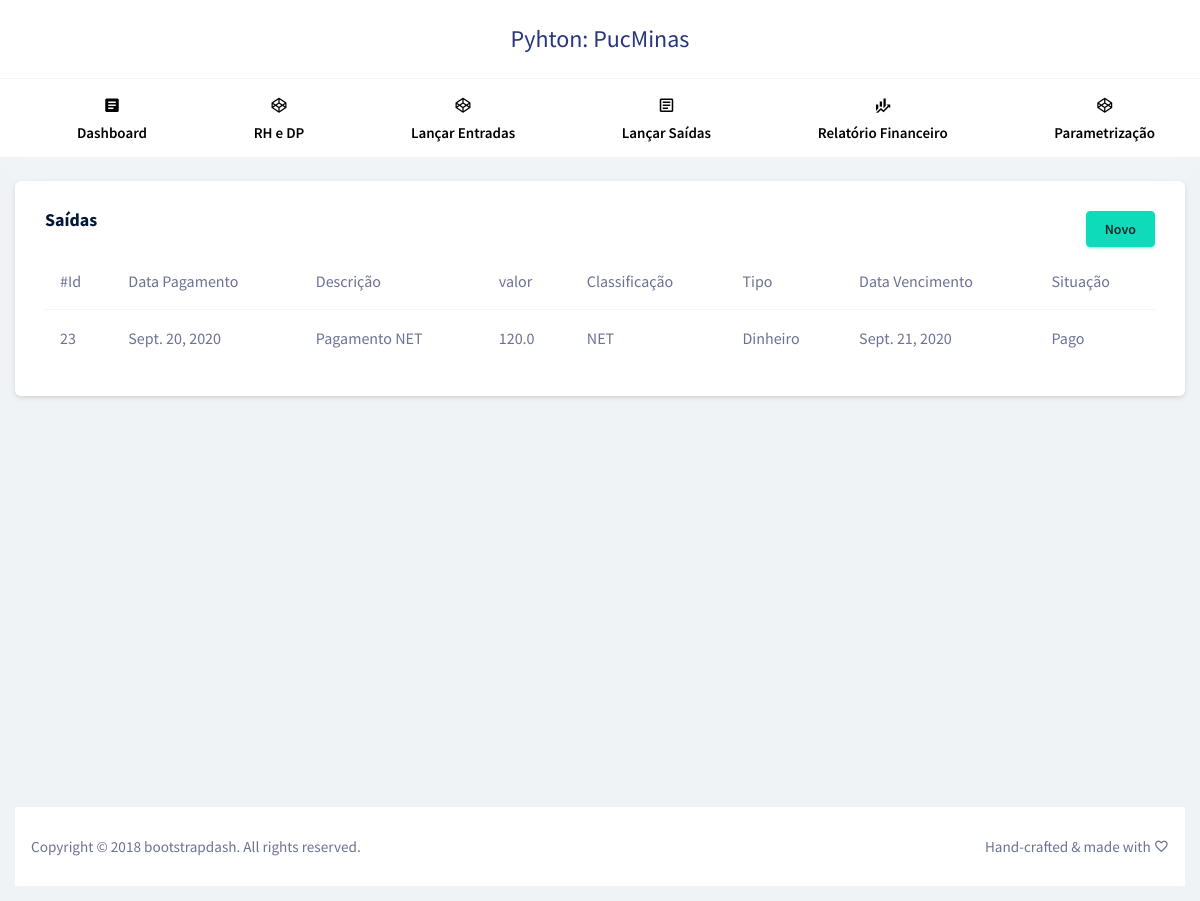
The page /operacao-financeira/saida/ on the database as committed earlier.
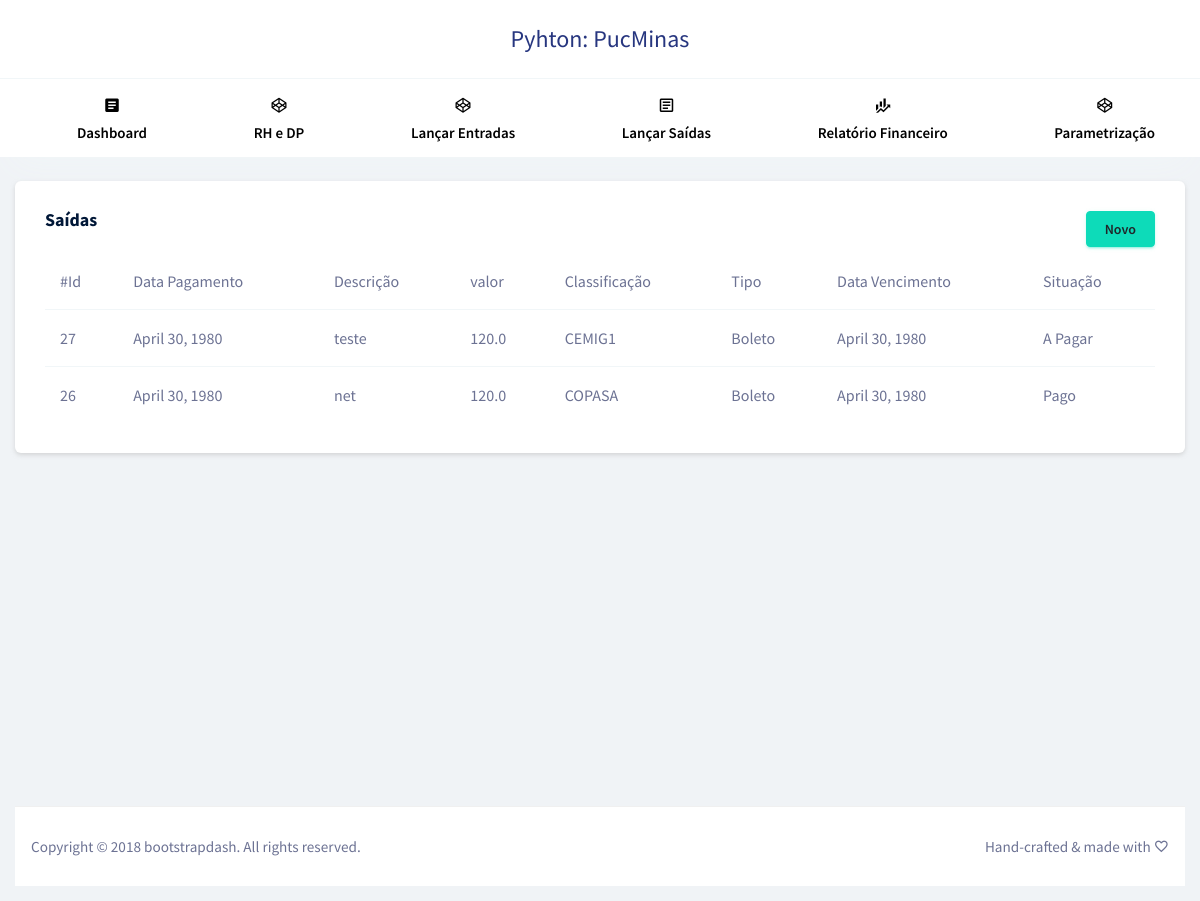
The same page on the database as committed later.
### aplicacao/models/operacaoFinanceira.py (models this page shows, shortened)
class OperacaoFinanceira(models.Model):
    objects = InheritanceManager()
    valor = models.FloatField(null=False)
    descricao = models.CharField(max_length=30)
    classificao_operacao = models.ForeignKey(
		ClassificacaoOperacao,
		on_delete=models.RESTRICT,
		null=True)
    tipo_operacao = models.ForeignKey(
		TipoOperacao,
		on_delete=models.RESTRICT,
		null=True)

class OperacaoFinanceiraSaida(OperacaoFinanceira):
    data_vencimento = models.DateField(null=True)
    data_pagamento = models.DateField(null=True)
    SITUACAO_CHOICES = [
		('1','Pago'),
		('2','A Pagar'),
	]
    situacao = models.CharField(
		max_length=2,
		choices=SITUACAO_CHOICES,
		default='1'
	)

class OperacaoFinanceira(models.Model):
    objects = InheritanceManager()
    valor = models.FloatField(null=False)
    descricao = models.CharField(max_length=30)
    classificao_operacao = models.ForeignKey(
		ClassificacaoOperacao,
		on_delete=models.RESTRICT,
		null=True)
    tipo_operacao = models.ForeignKey(
		TipoOperacao,
		on_delete=models.RESTRICT,
		null=True)

### aplicacao/models/classificacaoOperacao.py (models this page shows)
class ClassificacaoOperacao(models.Model):
	nome = models.CharField(max_length=30)
	descricao = models.CharField(max_length=30)
	def __str__(self):
		return f"{self.nome}"

### aplicacao/models/tipoOperacao.py (models this page shows)
class TipoOperacao(models.Model):
	nome = models.CharField(max_length=30)
	descricao = models.CharField(max_length=30)
	def __str__(self):
		return f"{self.nome}"

### aplicacao/views/operacao_financeira/view_operacaoFinanceiraSaida.py (the view)
def index(request):
    returnedObjects = OperacaoFinanceiraSaida.objects.all().order_by('-id')
    dados = {"returnedObjectsList": returnedObjects}
    return render(request, "operacao-financeira/saida/listar.html", dados)

### aplicacao/templates/operacao-financeira/saida/listar.html
{% extends 'layout/app.html' %}
{% block xpto %}
<div class="row justify-content-md-center">
	<div class="col-12 grid-margin stretch-card">
		<div class="card">
			<div class="card-body">
				<div class="row">
					<div class="col-6"><h4 class="card-title">Saídas</h4></div>
					<div class="col-6" style="text-align:right"><a href="{% url 'operacao-financeira-saida.create' %}" type="button" class="btn btn-success">Novo</a></div>
				</div>
				{% if returnedObjectsList %}
						<div class="table-responsive">
							<table class="table table-hover">
								<thead>
									<tr>
										<th>#Id</th>
										<th>Data Pagamento</th>
										<th>Descrição</th>
										<th>valor</th>
										<th>Classificação</th>
										<th>Tipo</th>
										<th>Data Vencimento</th>
										<th>Situação</th>
									</tr>
								</thead>
								<tbody>
								{% for object in returnedObjectsList %}
									<tr style="cursor:pointer" onclick="window.location='{% url 'operacao-financeira-saida.show' object.id %}'">
										<td>{{ object.id }}</td>
										<td>{{ object.data_pagamento }}</td>
										<td>{{ object.descricao }}</td>
										<td>{{ object.valor }}</td>
										<td>{{ object.classificao_operacao }}</td>
										<td>{{ object.tipo_operacao }}</td>
										<td>{{ object.data_vencimento }}</td>
										<td>
											{% if object.situacao == '1' %}Pago
											{% elif object.situacao == '2' %}A Pagar
											{% else %} Não Indentificado
											{% endif %}
										</td>
									</tr>
								{% endfor %}
								</tbody>
							</table>
						</div>
				{% else %}
					<p>Não existem lançamentos</p>
				{% endif %}
			</div>
		</div>
	</div>
</div>
{% endblock %}

### aplicacao/templates/layout/app.html (shortened to what this page needs)
{% load static %}
<!DOCTYPE html>
<html lang="en">
<head>
  {% include "layout/head.html" %}
        {% include 'layout/navbar.html' %}
    <div class="container-fluid page-body-wrapper">
      <div class="main-panel">
        <div class="content-wrapper">
            {% block xpto %}
            {% endblock %}
          </div>
        {% include "layout/footer.html" %}
      </div>
    </div>
</body>
</html>

### aplicacao/templates/layout/head.html (shortened to what this page needs)
{% load static %}
  <link rel="stylesheet" href="{% static "vendors/mdi/css/materialdesignicons.min.css" %}">
  <link rel="stylesheet" href="{% static "vendors/base/vendor.bundle.base.css" %}">
  <link rel="stylesheet" href="{% static "css/style.css" %}">
  <link rel="stylesheet" href="{% static "css/style-customizado.css" %}">

### aplicacao/templates/layout/navbar.html (shortened to what this page needs)
    {% load static %}
    <div class="horizontal-menu">
      <nav class="navbar top-navbar col-lg-12 col-12 p-0">
        <div class="container-fluid">
          <div class="navbar-menu-wrapper d-flex align-items-center justify-content-between">
            <div class="text-center navbar-brand-wrapper d-flex align-items-center justify-content-center">
                <a class="navbar-brand brand-logo" href="{% url 'index' %}">Pyhton: PucMinas</a>
            </div>
          </div>
        </div>
      </nav>
      <nav class="bottom-navbar">
        <div class="container">
            <ul class="nav page-navigation">
              <li class="nav-item">
                <a class="nav-link" href="{% url 'index' %}">
                  <i class="mdi mdi-file-document-box menu-icon"></i>
                  <span class="menu-title">Dashboard</span>
                </a>
              </li>
              <li class="nav-item">
                  <a href="#" class="nav-link">
                    <i class="mdi mdi-codepen menu-icon"></i>
                    <span class="menu-title">RH e DP</span>
                  </a>
              </li>
              <li class="nav-item">
                  <a href="{% url 'operacao-financeira-entrada.index' %}" class="nav-link">
                    <i class="mdi mdi-codepen menu-icon"></i>
                    <span class="menu-title">Lançar Entradas</span>
                  </a>
              </li>
              <li class="nav-item">
                  <a href="{% url 'operacao-financeira-saida.index' %}" class="nav-link">
                    <i class="mdi mdi-file-document-box-outline menu-icon"></i>
                    <span class="menu-title">Lançar Saídas</span></a>
              </li>
              <li class="nav-item">
                  <a href="{% url 'operacao-financeira.index' %}" class="nav-link">
                    <i class="mdi mdi-finance menu-icon"></i>
                    <span class="menu-title">Relatório Financeiro</span>
                  </a>
              </li>
              <li class="nav-item">
                  <a href="#" class="nav-link">
                    <i class="mdi mdi-codepen menu-icon"></i>
                    <span class="menu-title">Parametrização</span>
                  </a>
              </li>
            </ul>
        </div>
      </nav>
    </div>

### aplicacao/templates/layout/footer.html
<footer class="footer">
    <div class="footer-wrap">
        <div class="w-100 clearfix">
        <span class="d-block text-center text-sm-left d-sm-inline-block">Copyright © 2018 <a href="https://www.bootstrapdash.com/" target="_blank">bootstrapdash</a>. All rights reserved.</span>
        <span class="float-none float-sm-right d-block mt-1 mt-sm-0 text-center">Hand-crafted & made with <i class="mdi mdi-heart-outline"></i></span>
        </div>
    </div>
</footer>

Rows that differ between the two databases and show on the page:
removed OperacaoFinanceiraSaida: id "23", data_pagamento "Sept. 20, 2020", descricao "Pagamento NET", valor "120.0", classificao_operacao "NET", tipo_operacao "Dinheiro", data_vencimento "Sept. 21, 2020", situacao "Pago"
added OperacaoFinanceiraSaida: id "27", data_pagamento "April 30, 1980", descricao "teste", valor "120.0", classificao_operacao "CEMIG1", tipo_operacao "Boleto", data_vencimento "April 30, 1980", situacao "A Pagar"
added OperacaoFinanceiraSaida: id "26", data_pagamento "April 30, 1980", descricao "net", valor "120.0", classificao_operacao "COPASA", tipo_operacao "Boleto", data_vencimento "April 30, 1980", situacao "Pago"
